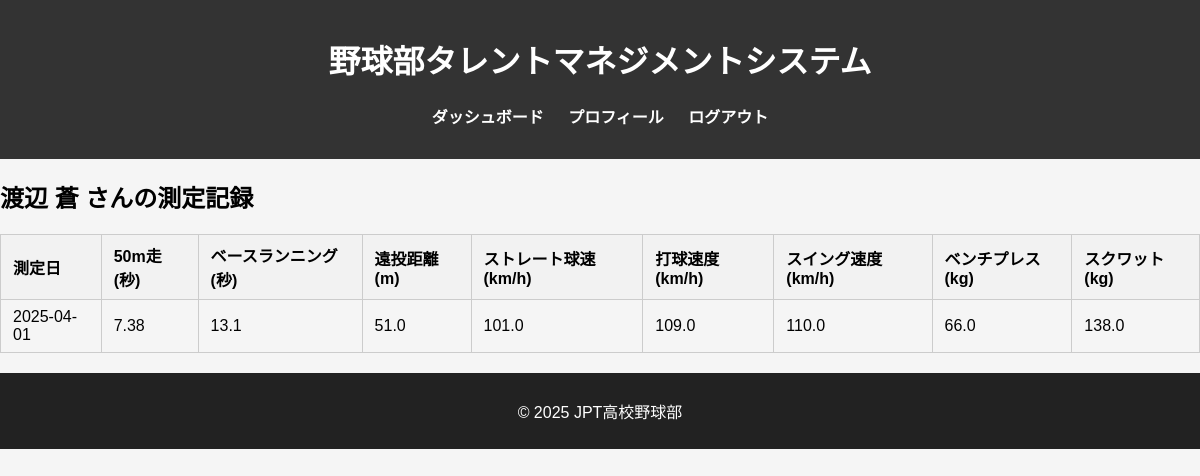
The page /my/records (signed in) on the database as committed earlier.
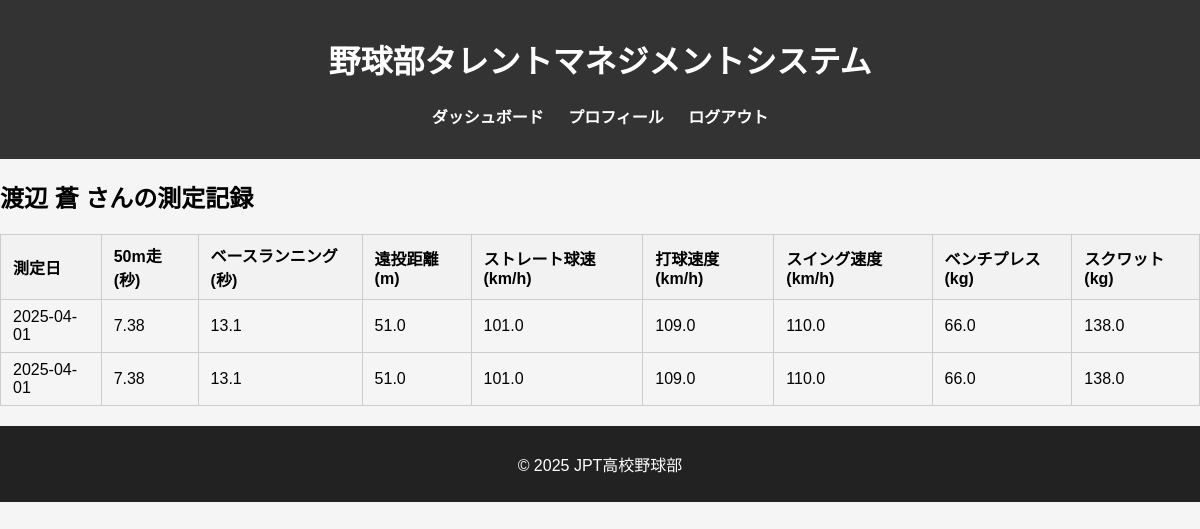
The same page on the database as committed later.
### db_models.py (models this page shows, shortened)
class User(db.Model, UserMixin):
    __tablename__ = 'users'
    user_id = db.Column(db.Integer, primary_key=True)
    fs_uniquifier = db.Column(db.String(64), unique=True, nullable=False, default=lambda: str(uuid.uuid4()))  # 追加
    name = db.Column(db.String(100), nullable=False)
    password_hash = db.Column(db.String(200), nullable=False)
    grade = db.Column(db.Integer, nullable=True)
    is_active = db.Column(db.Boolean, default=True)
    created_at = db.Column(db.DateTime, default=lambda: datetime.now(tz=ZoneInfo('Asia/Tokyo')))
    updated_at = db.Column(db.DateTime, default=lambda: datetime.now(tz=ZoneInfo('Asia/Tokyo')), onupdate=lambda: datetime.now(tz=ZoneInfo('Asia/Tokyo')))
    roles = db.relationship('Role', secondary='user_roles', backref=db.backref('users', lazy='dynamic'))
    def get_id(self):
        return str(self.user_id)  # Flask-Login 用の get_id()

class MeasurementRecord(db.Model):
    __tablename__ = 'measurement_records'
    record_id = db.Column(db.Integer, primary_key=True)
    user_id = db.Column(db.Integer, db.ForeignKey('users.user_id'), nullable=False)  # 部員のユーザーID
    measurement_date = db.Column(db.Date, nullable=False)  # 測定日
    run_50m = db.Column(db.Float)  # 50m走
    base_running = db.Column(db.Float)  # ベースランニング
    long_throw = db.Column(db.Float)  # 遠投距離
    straight_speed = db.Column(db.Float)  # ストレート球速
    hit_speed = db.Column(db.Float)  # 打球速度
    swing_speed = db.Column(db.Float)  # スイング速度
    bench_press = db.Column(db.Float)  # ベンチプレス
    squat = db.Column(db.Float)  # スクワット
    status = db.Column(db.Enum('draft', 'pending_member', 'pending_coach', 'approved', name='status_enum'), nullable=False)  # 承認ステータス
    created_by = db.Column(db.Integer, db.ForeignKey('users.user_id'), nullable=False)  # 記録作成者のユーザーID
    created_at = db.Column(db.DateTime, default=lambda: datetime.now(tz=ZoneInfo('Asia/Tokyo')))
    updated_at = db.Column(db.DateTime, default=lambda: datetime.now(tz=ZoneInfo('Asia/Tokyo')), onupdate=lambda: datetime.now(tz=ZoneInfo('Asia/Tokyo')))
    user = db.relationship('User', foreign_keys=[user_id])  # 部員とのリレーション
    creator = db.relationship('User', foreign_keys=[created_by])  # 記録作成者とのリレーション

### blueprints/main.py (the view)
@main_bp.route('/my/records')
@login_required
@roles_required("member")
def my_records():
    user_id = current_user.get_id()
    records = MeasurementRecord.query.filter_by(user_id=user_id).all()
    user = User.query.get(user_id)
    return render_template('/my/records.html', user=user, records=records)

### app.py (called while the page is built)
@login_manager.user_loader
def load_user(user_id):
    return User.query.get(int(user_id))

### templates/my/records.html (shortened to what this page needs)
{% extends "base.html" %}
{% block content %}
<h2>{{ user.name }} さんの測定記録</h2>
<table class="member-table">
    <thead>
        <tr>
            <th>測定日</th>
            <th>50m走 (秒)</th>
            <th>ベースランニング (秒)</th>
            <th>遠投距離 (m)</th>
            <th>ストレート球速 (km/h)</th>
            <th>打球速度 (km/h)</th>
            <th>スイング速度 (km/h)</th>
            <th>ベンチプレス (kg)</th>
            <th>スクワット (kg)</th>
        </tr>
    </thead>
    <tbody>
        {% for record in records %}
        <tr>
            <td>{{ record.measurement_date }}</td>
            <td>{{ record.run_50m }}</td>
            <td>{{ record.base_running }}</td>
            <td>{{ record.long_throw }}</td>
            <td>{{ record.straight_speed }}</td>
            <td>{{ record.hit_speed }}</td>
            <td>{{ record.swing_speed }}</td>
            <td>{{ record.bench_press }}</td>
            <td>{{ record.squat }}</td>
        </tr>
        {% endfor %}
    </tbody>
</table>
{% endblock %}

### templates/base.html (shortened to what this page needs)
<!DOCTYPE html>
<html lang="ja">
<head>
    <link rel="stylesheet" href="{{ url_for('static', filename='styles.css') }}">
</head>
<body>
    <header>
        <h1>野球部タレントマネジメントシステム</h1>
        <nav>
            <ul>
                <li><a href="{{ url_for('main.dashboard') }}">ダッシュボード</a></li>
                <li><a href="{{ url_for('main.profile') }}">プロフィール</a></li>
                <li><a href="{{ url_for('auth.logout') }}">ログアウト</a></li>
            </ul>
        </nav>
    </header>
    <main>
        {% block content %}{% endblock %}
    </main>
    <footer>
        <p>&copy; 2025 JPT高校野球部</p>
    </footer>
</body>
</html>

### static/styles.css (style rules this page uses)
body { font-family: Arial, sans-serif; margin: 0; padding: 0; background-color: #f5f5f5; }
header { background-color: #333; color: white; padding: 15px; text-align: center; }
nav ul { list-style: none; padding: 0; }
nav ul li { display: inline; margin: 10px; }
nav ul li a { color: white; text-decoration: none; font-weight: bold; }
footer { text-align: center; padding: 10px; background-color: #222; color: white; }
table.member-table { border-collapse: collapse; width: 100%; margin: 20px 0; }
table.member-table th, table.member-table td { border: 1px solid #ccc; padding: 8px 12px; text-align: left; }
table.member-table th { background-color: #f2f2f2; }

Rows that differ between the two databases and show on the page:
added MeasurementRecord: measurement_date "2025-04-01", run_50m "7.38", base_running "13.1", long_throw "51.0", straight_speed "101.0", hit_speed "109.0", swing_speed "110.0", bench_press "66.0", squat "138.0"
